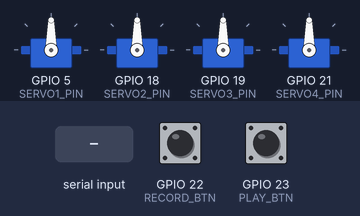
A sketch run on a simulated ESP32. On the bench: 4 × servo. The inputs (shaded band) are chosen by the test bench; at power-on: GPIO 22 (RECORD_BTN) HIGH, GPIO 23 (PLAY_BTN) HIGH. Nothing arrives over Bluetooth unless stated; what the sketch prints to the serial monitor is not drawn.

Above: at 1.2 s.
1.3 s: "S1 ,45\n" received over Serial
At 3.3 s:
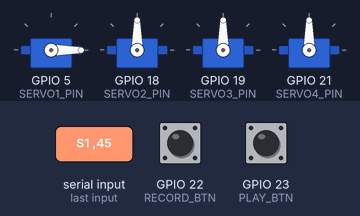
4.3 s: "S2 ,45\n" received over the second serial link
At 6.8 s:
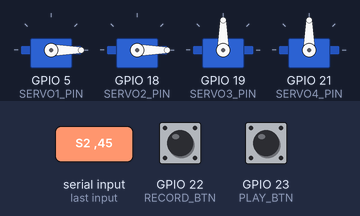
7.3 s: "S1 90\n" received over Serial
At 9.0 s:
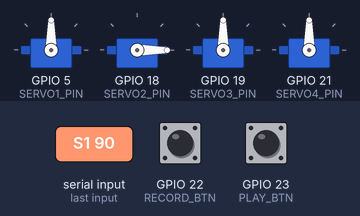
10.3 s: "S2 90\n" received over the second serial link
At 10.76 s:
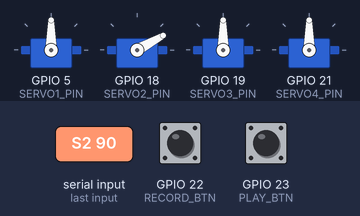
13.3 s: "S3 ,45\n" received over Serial
At 15.9 s:
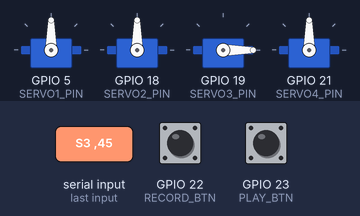
16.3 s: "S4 ,45\n" received over the second serial link
At 18.3 s:
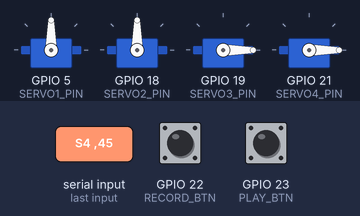
Timing chart, 0 to 19.8 s (numbered marks = the images above; inputs shaded):
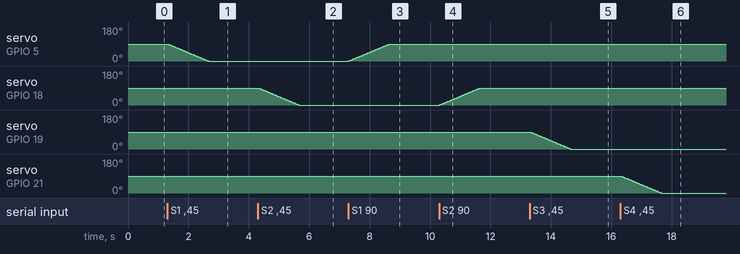

Measured:
- after the input at 1.3 s, servo on GPIO 5 (SERVO1_PIN): moves from 90° to 0° over 1.3 s, starting at once
- after the input at 4.3 s, servo on GPIO 18 (SERVO2_PIN): moves from 90° to 0° over 1.3 s, starting at once
- after the input at 7.3 s, servo on GPIO 5 (SERVO1_PIN): moves from 0° to 90° over 1.3 s, starting at once
- after the input at 10.3 s, servo on GPIO 18 (SERVO2_PIN): moves from 0° to 90° over 1.3 s, starting at once
- after the input at 13.3 s, servo on GPIO 19 (SERVO3_PIN): moves from 90° to 0° over 1.3 s, starting at once
- after the input at 16.3 s, servo on GPIO 21 (SERVO4_PIN): moves from 90° to 0° over 1.3 s, starting at once

The sketch:

play_record_esp32.ino
```cpp
#include <ESP32Servo.h>
#include "BluetoothSerial.h"

BluetoothSerial SerialBT;

// ====== Servo Pins ======
#define SERVO1_PIN 5
#define SERVO2_PIN 18
#define SERVO3_PIN 19
#define SERVO4_PIN 21

// ====== Button Pins ======
#define RECORD_BTN 22
#define PLAY_BTN   23

// ====== Configuration ======
#define MAX_STEPS 10
#define SERVO_COUNT 4
#define SMOOTH_DELAY 15  // smaller = smoother, but slower

Servo servos[SERVO_COUNT];
int currentPos[SERVO_COUNT] = {90, 90, 90, 90};    // current servo angles
int recordedSteps[MAX_STEPS][SERVO_COUNT];
int stepCount = 0;

bool playing = false;

// ====== Setup ======
void setup() {
  Serial.begin(115200);
  SerialBT.begin("ESP32_RobotArm");  // Bluetooth device name
  Serial.println("🤖 ESP32 Robot Arm Ready!");
  Serial.println("Bluetooth Device Name: ESP32_RobotArm");
  Serial.println("Use format: S1 120, S2 90, etc. (via Bluetooth or Serial)");

  // Attach servos
  servos[0].attach(SERVO1_PIN);
  servos[1].attach(SERVO2_PIN);
  servos[2].attach(SERVO3_PIN);
  servos[3].attach(SERVO4_PIN);

  // Initialize all servos to 90°
  for (int i = 0; i < SERVO_COUNT; i++) {
    servos[i].write(90);
  }

  // Buttons
  pinMode(RECORD_BTN, INPUT_PULLUP);
  pinMode(PLAY_BTN, INPUT_PULLUP);
}

// ====== Main Loop ======
void loop() {
  handleBluetooth();
  handleSerial();
  handleButtons();
}

// ====== Handle Bluetooth Commands ======
void handleBluetooth() {
  if (SerialBT.available()) {
    String cmd = SerialBT.readStringUntil('\n');
    cmd.trim();
    processCommand(cmd);
  }
}

// ====== Handle Serial Monitor Input ======
void handleSerial() {
  if (Serial.available()) {
    String cmd = Serial.readStringUntil('\n');
    cmd.trim();
    processCommand(cmd);
  }
}

// ====== Parse and Execute Command ======
void processCommand(String cmd) {
  cmd.toUpperCase();

  // Replace '-' with ' ' (so both formats work)
  cmd.replace("-", " ");

  if (cmd.startsWith("S1 ")) setServo(0, cmd);
  else if (cmd.startsWith("S2 ")) setServo(1, cmd);
  else if (cmd.startsWith("S3 ")) setServo(2, cmd);
  else if (cmd.startsWith("S4 ")) setServo(3, cmd);
  else Serial.println("⚠ Invalid command!");
}
// ====== Set Servo Angle Smoothly ======
void setServo(int index, String cmd) {
  int angle = cmd.substring(3).toInt();
  angle = constrain(angle, 0, 180);

  int current = currentPos[index];
  if (angle != current) {
    if (angle > current) {
      for (int pos = current; pos <= angle; pos++) {
        servos[index].write(pos);
        delay(SMOOTH_DELAY);
      }
    } else {
      for (int pos = current; pos >= angle; pos--) {
        servos[index].write(pos);
        delay(SMOOTH_DELAY);
      }
    }
    currentPos[index] = angle;
  }

  Serial.printf("Servo %d → %d°\n", index + 1, angle);
}

// ====== Handle Record & Play Buttons ======
void handleButtons() {
  static bool recordPrev = HIGH;
  static bool playPrev = HIGH;

  bool recordState = digitalRead(RECORD_BTN);
  bool playState = digitalRead(PLAY_BTN);

  // Record button (on press)
  if (recordPrev == HIGH && recordState == LOW) {
    recordStep();
    delay(200);
  }

  // Play button (on press)
  if (playPrev == HIGH && playState == LOW) {
    if (!playing) {
      playing = true;
      playSteps();
    }
    delay(200);
  }

  recordPrev = recordState;
  playPrev = playState;
}

// ====== Record Current Servo Positions ======
void recordStep() {
  if (stepCount < MAX_STEPS) {
    for (int i = 0; i < SERVO_COUNT; i++) {
      recordedSteps[stepCount][i] = currentPos[i];
    }
    stepCount++;
    Serial.printf("📌 Recorded step #%d\n", stepCount);
  } else {
    Serial.println("⚠ Memory full (10 steps max)");
  }
}

// ====== Smooth Multi-Servo Movement ======
void moveServosSmooth(int targets[]) {
  int maxDiff = 0;
  for (int i = 0; i < SERVO_COUNT; i++) {
    int diff = abs(targets[i] - currentPos[i]);
    if (diff > maxDiff) maxDiff = diff;
  }

  for (int step = 0; step <= maxDiff; step++) {
    for (int i = 0; i < SERVO_COUNT; i++) {
      int start = currentPos[i];
      int end = targets[i];
      int pos = start + (step * (end - start)) / maxDiff;
      servos[i].write(pos);
    }
    delay(SMOOTH_DELAY);
  }

  for (int i = 0; i < SERVO_COUNT; i++) {
    currentPos[i] = targets[i];
  }
}

// ====== Play Recorded Steps in Loop ======
void playSteps() {
  if (stepCount == 0) {
    Serial.println("⚠ No recorded steps to play.");
    playing = false;
    return;
  }

  Serial.println("▶ Loop playback started...");

  while (playing) {
    for (int s = 0; s < stepCount; s++) {
      Serial.printf(" Step %d\n", s + 1);
      int targets[SERVO_COUNT];
      for (int i = 0; i < SERVO_COUNT; i++) targets[i] = recordedSteps[s][i];
      moveServosSmooth(targets);
      delay(2000);  // 2-second delay between poses
    }
    Serial.println("🔁 Replaying sequence...");
  }
}
```
